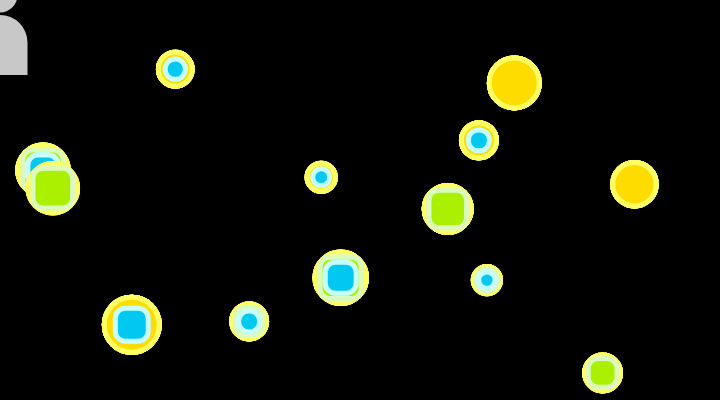
Frame 1 (no input)
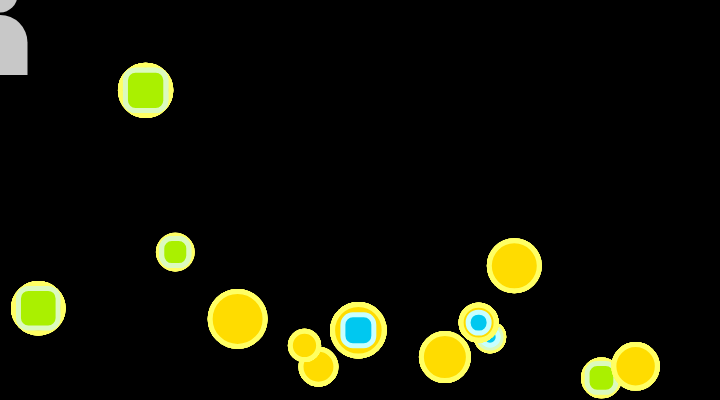
Frame 60 (no input)
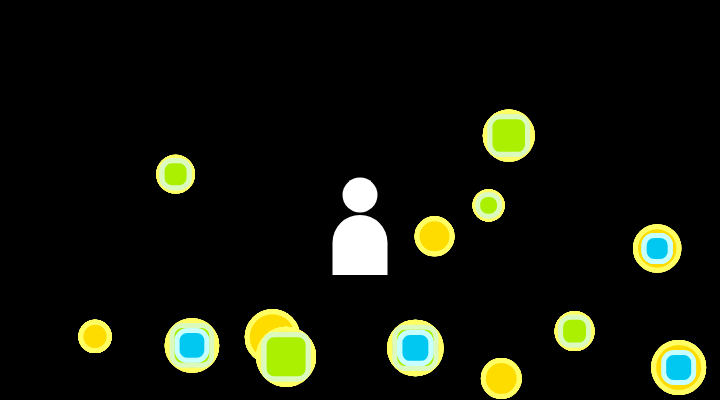
Frame 120 (the mouse pressed at the canvas centre since frame 60)

The p5.js sketch that drew these frames (run headless with seeded random() and noise() and a simulated clock; from frame 60 on, the mouse is pressed at the canvas centre):

// p5.js sketch
// ── sketch.js
let numBalls = 13;
let spring = 0.03;
let gravity = 0.1;
let friction = -0.9;
let balls = [];
let people=0;

function setup() {
  createCanvas(720, 400);

  for (let i = 0; i < numBalls; i++) {
    balls[i] = new Ball(
      random(width),
      random(height),
      random(30, 70),
      i,
      balls
    );
  }
  noStroke();
  fill(255, 204);
}

function draw() {
  background(0);
  balls.forEach(ball => {
    ball.collide();
    ball.move();
    ball.display();
  });
   if (mouseIsPressed) {
     people=255;
  } else {
    people=200;
  }
  fill(people);
    noStroke();
    rectMode(CENTER);
    rect(mouseX, mouseY+45, 55, 60, 30, 30, 0, 0);
    circle(mouseX,mouseY-5,35);
}

class Ball {
  constructor(xin, yin, din, idin, oin) {
    this.x = xin;
    this.y = yin;
    this.vx = mouseX;
    this.vy = mouseY;
    this.diameter = din;
    this.id = idin;
    this.others = oin;
  }

  collide() {
    for (let i = this.id + 1; i < numBalls; i++) {
      // console.log(others[i]);
      let dx = this.others[i].x - this.x;
      let dy = this.others[i].y - this.y;
      let distance = sqrt(dx * dx + dy * dy);
      let minDist = this.others[i].diameter / 2 + this.diameter / 2;
      //   console.log(distance);
      //console.log(minDist);
      if (distance < minDist) {
        //console.log("2");
        let angle = atan2(dy, dx);
        let targetX = this.x + cos(angle) * minDist;
        let targetY = this.y + sin(angle) * minDist;
        let ax = (targetX - this.others[i].x) * spring;
        let ay = (targetY - this.others[i].y) * spring;
        this.vx -= ax;
        this.vy -= ay;
        this.others[i].vx += ax;
        this.others[i].vy += ay;
      }
    }
  }

  move() {
    this.vy += gravity;
    this.x += this.vx;
    this.y += this.vy;
    if (this.x + this.diameter / 2 > width) {
      this.x = width - this.diameter / 2;
      this.vx *= friction;
    } else if (this.x - this.diameter / 2 < 0) {
      this.x = this.diameter / 2;
      this.vx *= friction;
    }
    if (this.y + this.diameter / 2 > height) {
      this.y = height - this.diameter / 2;
      this.vy *= friction;
    } else if (this.y - this.diameter / 2 < 0) {
      this.y = this.diameter / 2;
      this.vy *= friction;
    }
  }

  display() {
 strokeWeight(5);
    let a = 0;
    for(let i = 0; i < 20; i++) {
    a= random(3);
    print(a);
    if(a<1){
    fill(255,220,0);
    stroke(255,255,100);
    circle(this.x,this.y,this.diameter/1.2,this.diameter/1.2);
    print("circle");
    }
    else if(a<2){
    fill(170,240,0);
    stroke(220,250,190);
    rectMode(CENTER);
    rect(this.x,this.y,this.diameter/1.5,this.diameter/1.5, 10, 10, 10, 10);
    print("rect");
    }
    else if(a<3){
    fill(0,200,240);
    stroke(200,255,255);
rect(this.x,this.y,this.diameter/2,this.diameter/2, 10, 10, 10, 10);
    print("triangle");
    }
  }
  }
  }

// ── 1.html
<strong><u>Podo Project</strong></u>는 새벽을 녹여내 관객에게 한 걸음 다가가는
전시를 만드는 <strong>Media Artist Team</strong>입니다.

// ── style.css
html, body {
  margin: 0;
  padding: 0;
}
canvas {
  canvas { 
  position: relative;
  top: 500px;
  margin: auto;
  padding: 0px;
  padding-top: 30px;
  padding-bottom: 30px;
  background-color: #ffffff;
  display: block;
}

  display: block;
}
